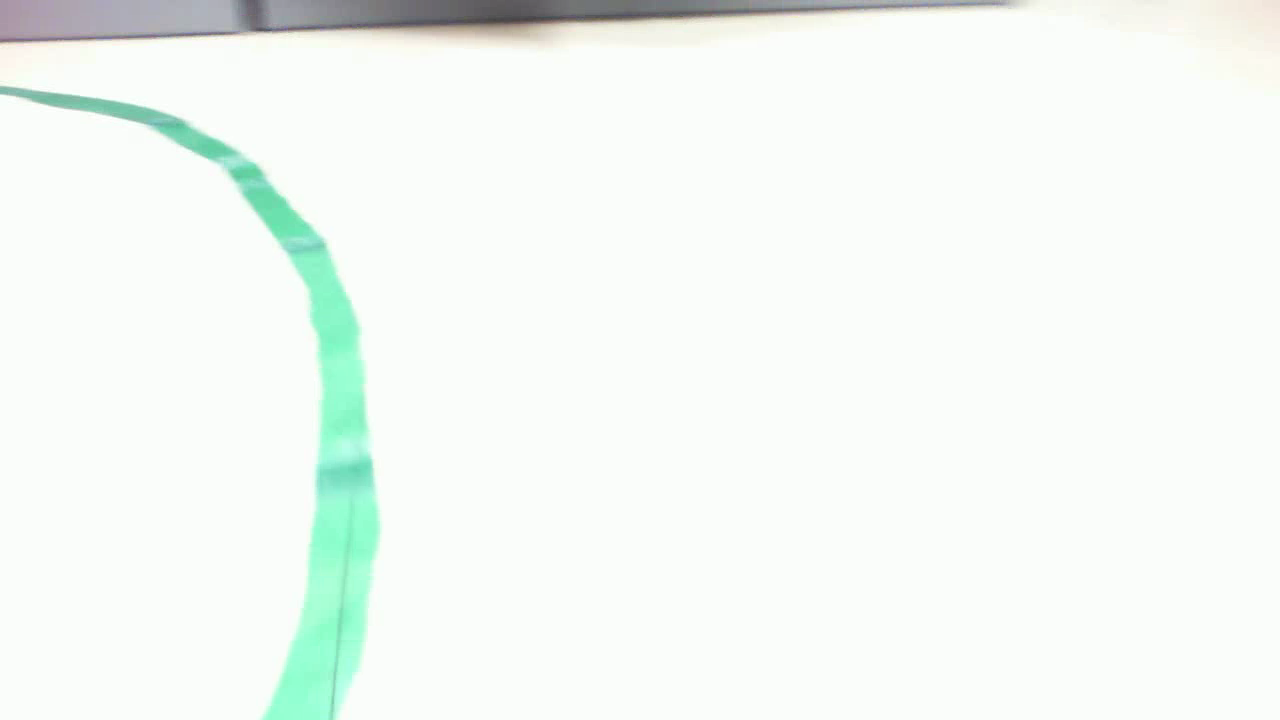
%> input picture images/sample_image.png, 1280 x 720 px
$ octave curve_detect_demo.m   (GNU Octave 9; MATLAB toolbox functions it lacks are replaced by stand-ins)
%> lines starting %> are read from the running program, lines starting %| are printed output that depends on the picture; in (x1, y1, x2, y2) boxes, pixels count from 0 and x2, y2 are one past the last pixel; in counts of white or black regions, pixels touching at a corner belong together; the program's own positions count from 1
%> further down, rgb_frame is the input picture: size 720x1280x3 uint8; mean R, G, B 242.8, 248.9, 244.5
### matlab/curve_func.m
function [points thetas] = curve_func(img, p0, theta0, aoi_width, aoi_height, num)
%> called with p0 = [350; 705], theta0 = 1.16, aoi_width = 20, aoi_height = 40, num = 15
% curve_func takes an image and initial point/angle
% attempts to follow curve using num boxes of size (aoi_width, aoi_height).

img = rgb2gray(img);
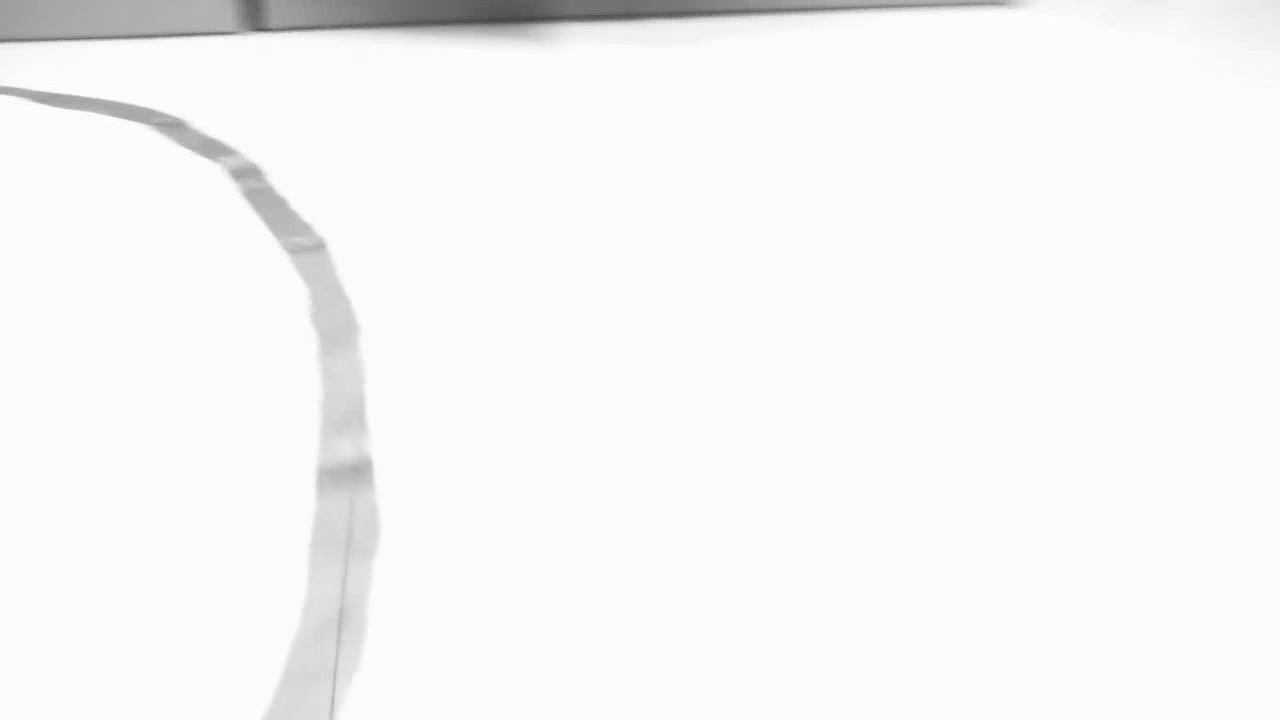
%> img: size 720x1280 uint8; min 68, max 255, mean 246.8
points = zeros(2,4);
thetas = zeros(1,4);
p = p0;
theta = theta0;

for i=1:num
    points(:,i) = p;
    thetas(i) = theta;
    [p theta] = aoi_func(img, p, theta, aoi_width, aoi_height);
end
%> this loop made 15 passes
%> (R in aoi_func, theta) on passes 2 to 9: ([0.917 -0.398; 0.398 0.917], 1.35), ([0.975 -0.221; 0.221 0.975], 1.48), ([0.996 -0.0883; 0.0883 0.996], 1.39), ([0.983 -0.184; 0.184 0.983], 1.62), ([0.999 0.0479; -0.0479 0.999], 1.69), ([0.992 0.123; -0.123 0.992], 1.63), ([0.998 0.0589; -0.0589 0.998], 1.64), ([0.998 0.0648; -0.0648 0.998], 1.76)
%> (num_points in aoi_func, fit in aoi_func, x1 in aoi_func, x2 in aoi_func, p2 in aoi_func, next_theta in aoi_func, p, theta) on pass 1: (41, [-0.0024 -5.61], -5.61, -5.51, [344.9; 702.8], 1.16, [360.8; 666.1], 1.16)
%> pass 1, in rotateAround, `padded = padarray(image, [padY padX]);`:
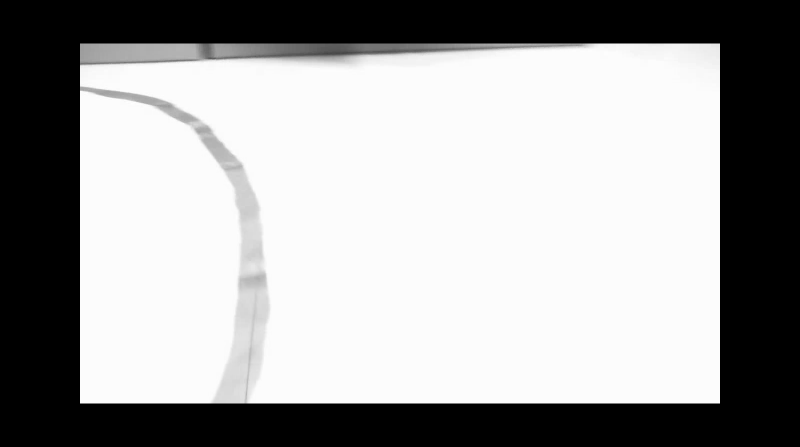
%> padded: size 894x1600 uint8 (shown at 1/2 size); min 0, max 255, mean 159
%> pass 1, in rotateAround, `rot = imrotate(padded, angle, 'crop', method);`:
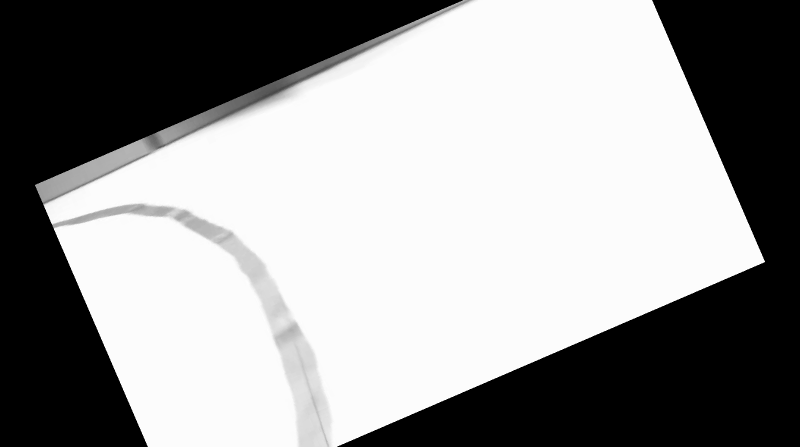
%> rot: size 894x1600 uint8 (shown at 1/2 size); min 0, max 255, mean 150
%> pass 1, in rotateAround, `output = rot(padY+1-shiftY:end-padY-shiftY, padX+1-shiftX:end-padX-shi..`:
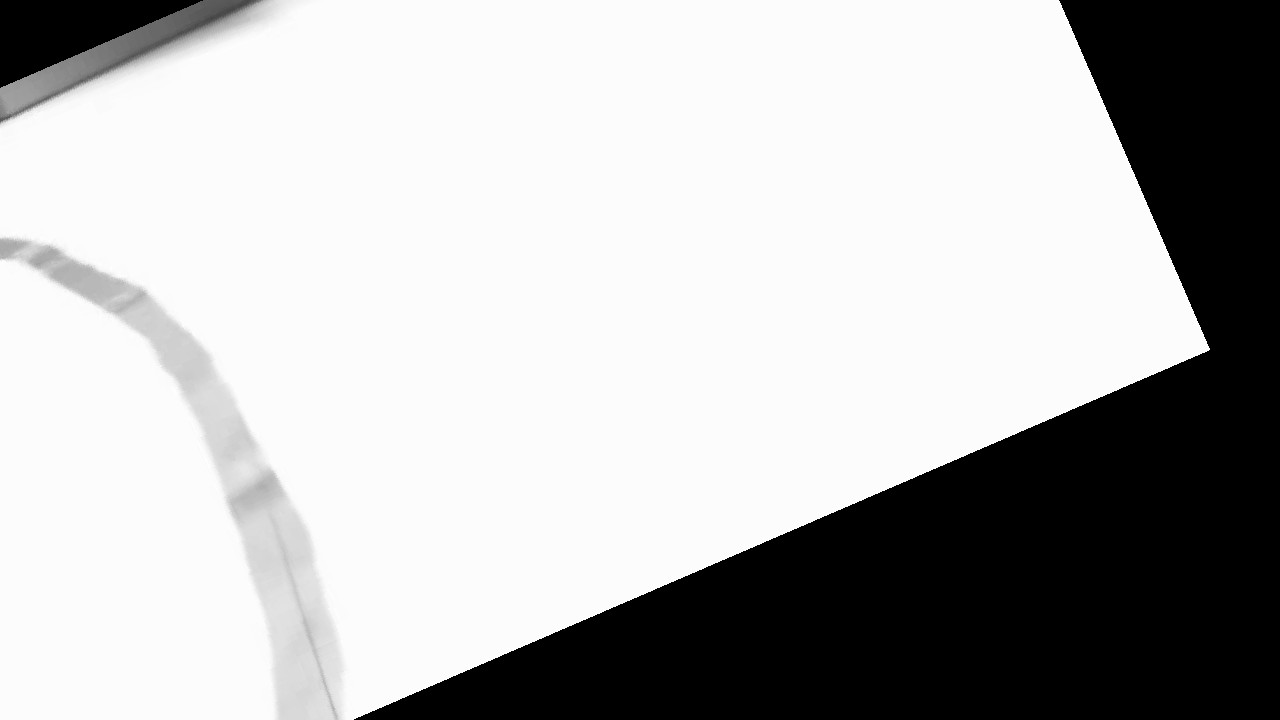
%> output: size 720x1280 uint8; min 0, max 255, mean 182.6
%> pass 1, in aoi_func, `aoi = edge(rot_img(top_y:bot_y, left_x:right_x), 'canny');`:
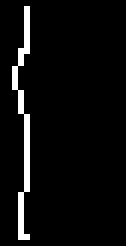
%> aoi: size 41x21 logical (shown 6 times larger); 4.8% white in thin lines or dots, all inside (x1, y1, x2, y2) = (2, 1, 5, 40)
%> after the loop, points = 15 columns, first 8: [350 360.8 368.9 371.6 378 378.8 373.8 368.9; 705 666.1 626 585.6 546 505.5 465.7 426]; thetas = [1.16 1.16 1.35 1.48 1.39 1.62 1.69 1.63 1.64 1.76 1.75 1.98 2.04 2.33 2.28]
points(:,i+1) = p;
thetas(i+1) = theta;

### matlab/rotateAround.m
function output=rotateAround(image, pointY, pointX, angle, varargin)
% ROTATEAROUND rotates an image.
%   ROTATED=ROTATEAROUND(IMAGE, POINTY, POINTX, ANGLE) rotates IMAGE around
%   the point [POINTY, POINTX] by ANGLE degrees. To rotate the image
%   clockwise, specify a negative value for ANGLE.
%
%   ROTATED=ROTATEAROUND(IMAGE, POINTY, POINTX, ANGLE, METHOD) rotates the
%   image with specified method:
%       'nearest'       Nearest-neighbor interpolation
%       'bilinear'      Bilinear interpolation
%       'bicubic'       Bicubic interpolation
%    The default is 'nearest'.
%
%   Example
%   -------
%       image=imread('eight.tif');
%       imshow(rotateAround(image, 1, 1, 10));
%
%   See also IMROTATE, PADARRAY.

%   Contributed by Jan Motl (jan@motl.us)
%   $Revision: 1.0 $  $Date: 2013/02/22 16:58:01 $

% Parameter checking.
numvarargs = length(varargin);
if numvarargs > 1
    error('myfuns:somefun2Alt:TooManyInputs', ...
        'requires at most 1 optional input');
end
optargs = {'nearest'};    % Set defaults for optional inputs
optargs(1:numvarargs) = varargin;
[method] = optargs{:};    % Place optional args in memorable variable names

% Initialization.
[imageHeight imageWidth] = size(image);
centerX = floor(imageWidth/2+1);
centerY = floor(imageHeight/2+1);

dy = centerY-pointY;
dx = centerX-pointX;

% How much would the watched point shift if rotated around the img center.
[theta, rho] = cart2pol(-dx,dy);
[newX, newY] = pol2cart(theta+deg2rad(angle), rho);
shiftX = round(pointX-(centerX+newX));
shiftY = round(pointY-(centerY-newY));

% Pad the image to preserve the whole image during the rotation.
padX = abs(shiftX);
padY = abs(shiftY);

padded = padarray(image, [padY padX]);

% Rotate the image around the center.
rot = imrotate(padded, angle, 'crop', method);

% Crop the image.
output = rot(padY+1-shiftY:end-padY-shiftY, padX+1-shiftX:end-padX-shiftX);

### matlab/aoi_func.m
function [next_p, next_theta ] = aoi_func(img, p0, theta0, box_width, box_height)
% aoi_func takes in a grayscale image(uint8) and a start point/angle
% generates next aoi(area of interest) and returns new point/angle


A = [1 0
     0 -1];
R = [cos(pi/2-theta0) -sin(pi/2-theta0)
     sin(pi/2-theta0) cos(pi/2-theta0)];

rot_img = rotateAround(img, p0(2), p0(1), rad2deg(pi/2-theta0));

left_x = round(p0(1) - box_width/2)
right_x = round(p0(1) + box_width/2)
bot_y = round(p0(2))
top_y = round(p0(2) - box_height)
size(img)

aoi = edge(rot_img(top_y:bot_y, left_x:right_x), 'canny');
num_points = sum(aoi(:));

[y x] = find(aoi==1);
aoi_points = [x'; y'];
aoi_points = aoi_points - repmat([box_width/2; box_height],1,size(aoi_points,2));
fit = polyfit(aoi_points(2,:),aoi_points(1,:),1);
x1 = polyval(fit, 0);
x2 = polyval(fit, -box_height);
p1 = [x2; -box_height];
p2 = [x1; 0];

p1 = A*R'*A*p1 + p0;
p2 = A*R'*A*p2 + p0;
next_p = p1;

if norm(p0-p1) < norm(p0-p2)
    next_p = p2;
end
next_theta = atan(fit(1)) + theta0;

end

### matlab/rad2deg.m
function [ d ] = rad2deg( r )
    % if this function exists, call it (this is to maintain parity with the
    % original code if this fn exists)
    if exist('radtodeg', 'builtin') ~= 0
        d = radtodeg(r);
    else
        % otherwise, its a simple calculation
        d = r * 180/pi;
    end

end

### matlab/deg2rad.m
function [ r ] = rad2deg( d )
    % if this function exists, call it (this is to maintain parity with the
    % original code if this fn exists)
    if exist('degtirad', 'builtin') ~= 0
        r = degtorad(d);
    else
        % otherwise, its a simple calculation
        r = d * pi/180;
    end

end

### matlab/curve_detect_demo.m
clear
clc

box_height = 40;
box_width = 20;
start_p = [350; 705];
start_theta = pi/2.7;
num = 15;

rgb_frame = imread('images/sample_image.png');
imshow(rgb_frame);
hold on

[points thetas] = curve_func(rgb_frame, start_p, start_theta, box_width, box_height, num);
%> points = 16 columns, first 8: [350 360.8 368.9 371.6 378 378.8 373.8 368.9; 705 666.1 626 585.6 546 505.5 465.7 426]; thetas = [1.16 1.16 1.35 1.48 1.39 1.62 1.69 1.63 1.64 1.76 1.75 1.98 2.04 2.33 2.28 2.49]
plot(points(1,:),points(2,:),'b','LineWidth',1.5);
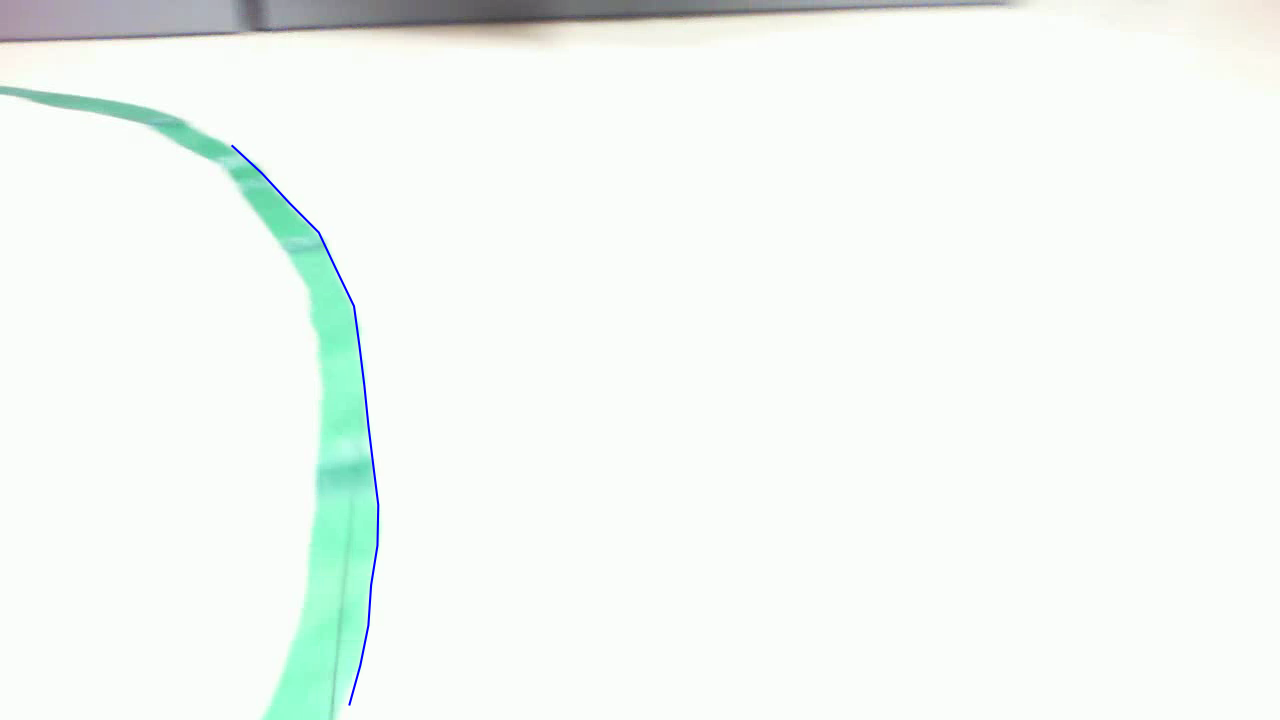
%> figure redrawn from the program's plot data
